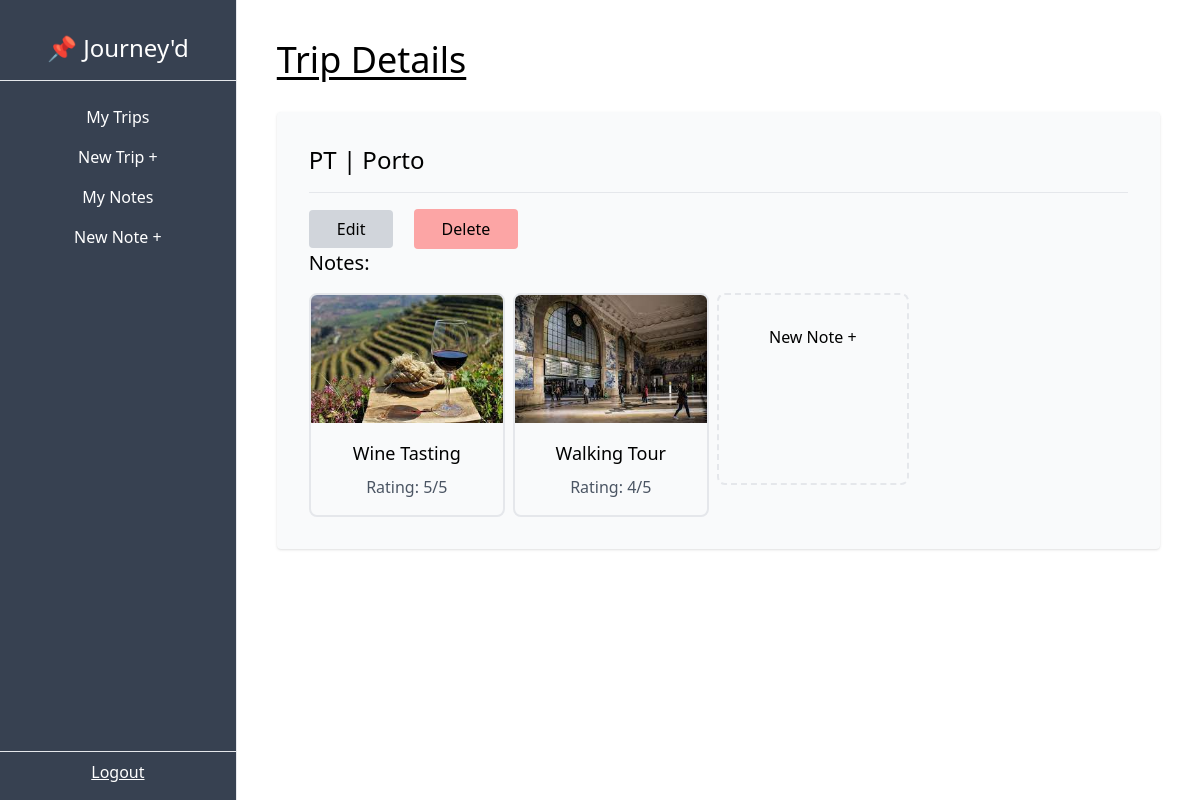
Page /dashboard/trip/7/ on the committed database.
### TripTrak/models.py (models this page shows, shortened)
class Trip(models.Model):
    city = models.CharField(max_length=50)
    country = models.CharField(max_length=2)
    start_date = models.DateField(blank=True, null=True)
    end_date = models.DateField(blank=True, null=True)
    owner = models.ForeignKey(User, on_delete=models.CASCADE, related_name='trips')

class Note(models.Model):
    trip = models.ForeignKey(Trip, on_delete=models.CASCADE, related_name='notes')
    name = models.CharField(max_length=100)
    description = models.TextField()
    type = models.CharField(max_length=100, choices=EXCURSIONS)
    img = models.ImageField(upload_to='notes', blank=True, null=True)
    rating = models.PositiveSmallIntegerField(default=1, validators=[MaxValueValidator(5)])

### TripTrak/views.py (the view)
# urls.py: path('dashboard/trip/<int:pk>/', TripDetailView.as_view(), name='trip-detail'),
class TripDetailView(DetailView):
    model = Trip
    def get_context_data(self, **kwargs):
        context = super().get_context_data(**kwargs)
        trip = context['object']
        notes = trip.notes.all()
        context["notes"] = notes
        return context

### TripTrak/templates/TripTrak/trip_detail.html (shortened to what this page needs)
{% extends 'TripTrak/_base.html' %}
{% block content %}
<h1 class="text-4xl underline underline-offset-4 mb-8">Trip Details</h1>
    <div class="bg-gray-50 p-8 rounded shadow my-4">
        <p class="text-2xl">{{trip.country}} | {{trip.city}}</p>
        <hr class="my-4">
        <a class="px-7 py-2 bg-gray-300 rounded md:mr-4 hover:bg-gray-200" href="{% url "trip-update" trip.pk %}">Edit</a>
            <form class="inline" action="{% url "trip-delete" trip.pk %}" method="POST">
                <input type="submit" class="px-7 py-2 bg-red-300 rounded hover:bg-red-200 hover:cursor-pointer" value="Delete" />
            </form>
        <h3 class="text-xl pb-4">Notes:</h3>
        <div class="flex gap-2 flex-wrap">
            {% for note in notes %}
            <a href="{% url "note-detail" note.pk %}">
                <div class="border-2 rounded-lg pb-4 hover:shadow">
                    <img class="w-48 h-32 object-cover overflow-hidden rounded-t-md" src="{{note.img.url}}" alt="{{note.name}}">
                    <p class="text-center mt-4 text-lg">{{note.name}}</p>
                    <p class="text-center mt-2 text-gray-600">Rating: {{note.rating}}/5</p>
                </div>
            </a>
            {% endfor %}
            <a href="{% url "note-create" %}">
                <div class="border-2 border-dashed rounded-lg hover:shadow w-48 h-48 flex justify-center items-center">
                    <p class="min-h-32">New Note +</p>
                </div>
            </a>
        </div>
    </div>
{% endblock content %}

### rows in the picture
Trip: country "PT", city "Porto"
Note: img (picture), name "Wine Tasting", rating "5"
Note: img (picture), name "Walking Tour", rating "4"
